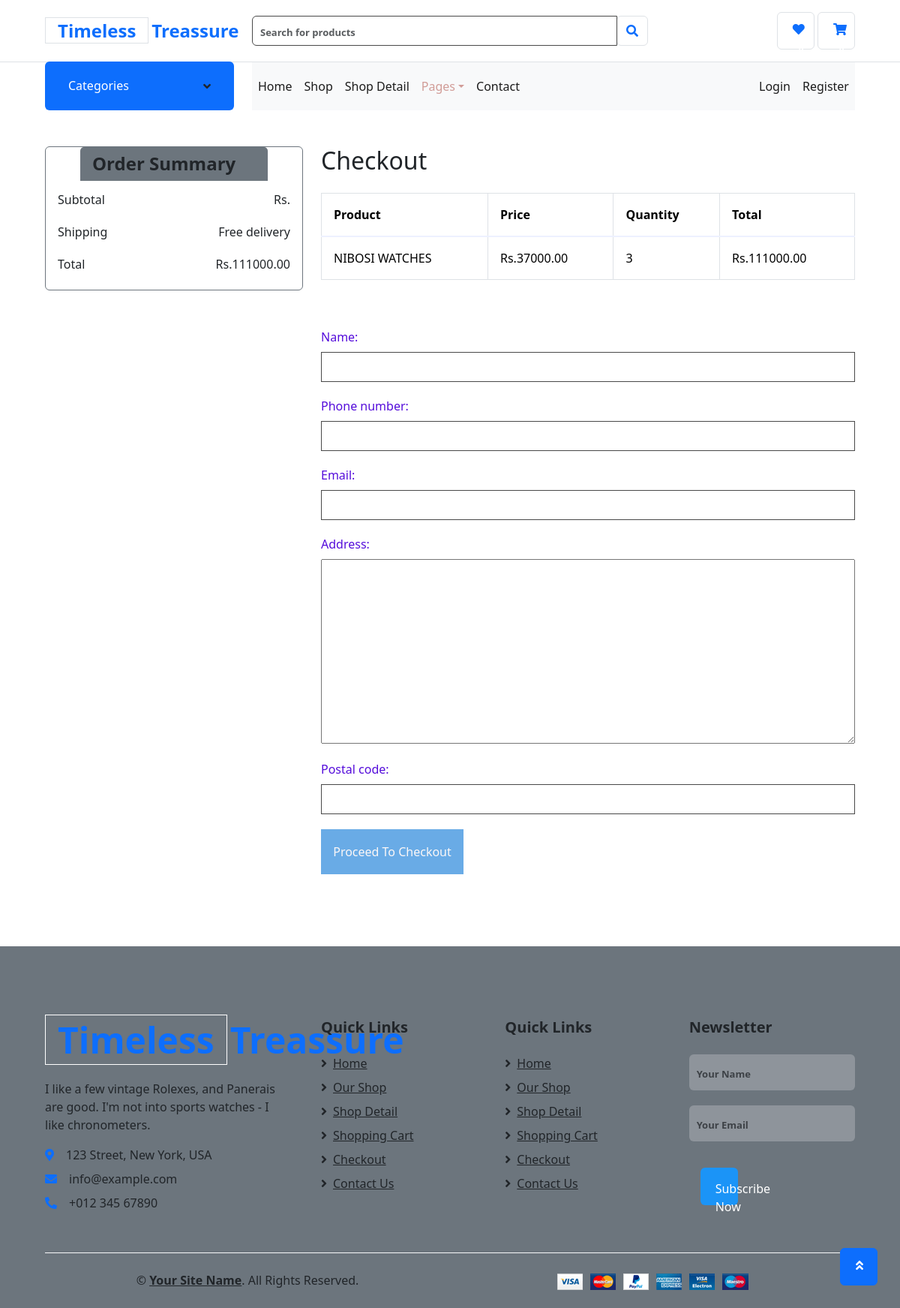
The page /checkout/ (signed in) on the database as committed earlier.
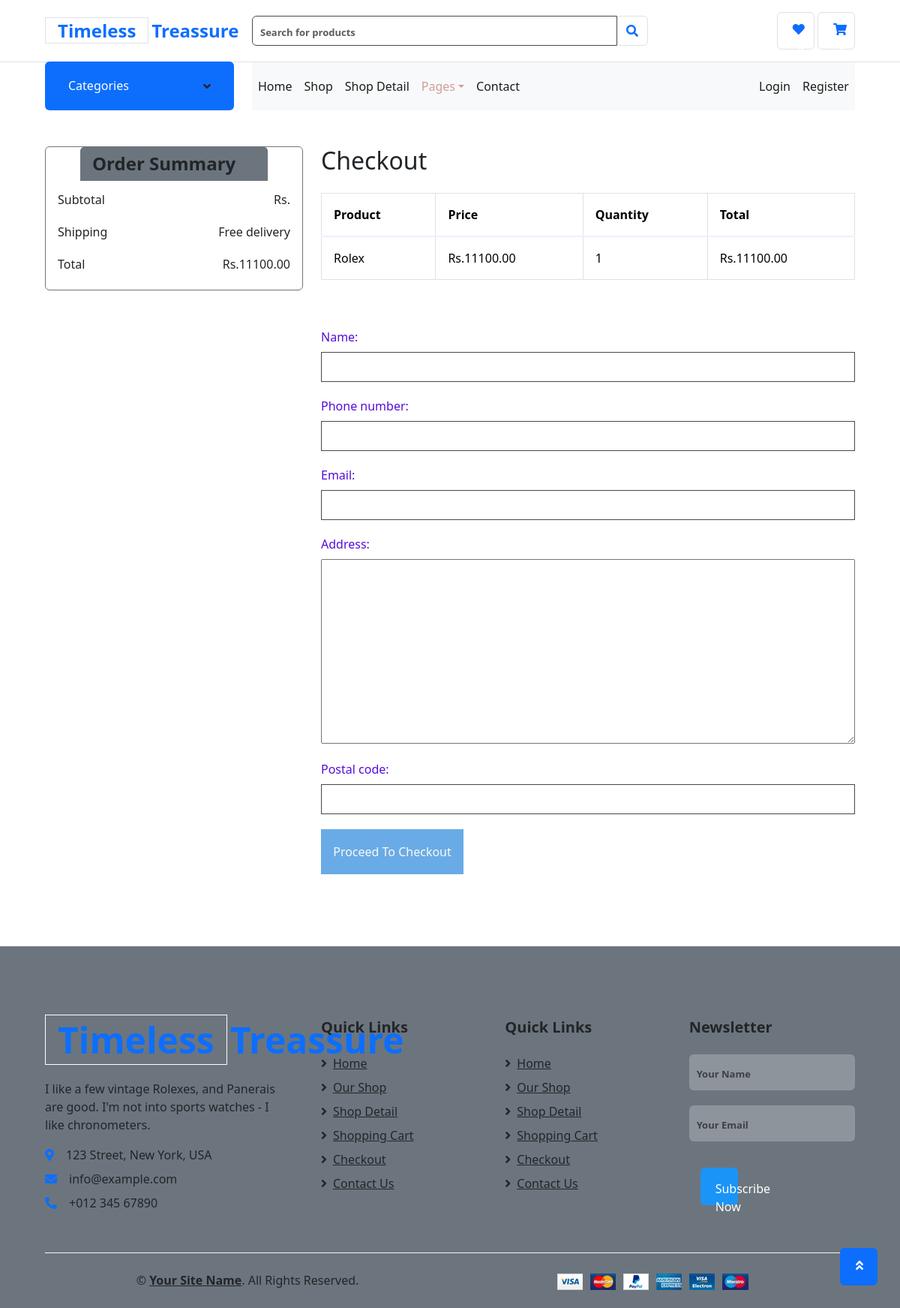
The same page on the database as committed later.
### app9/models.py (models this page shows, shortened)
class CartItem(models.Model):
    user = models.ForeignKey(User, on_delete=models.CASCADE)
    product = models.ForeignKey(Product, on_delete=models.CASCADE)
    quantity = models.PositiveIntegerField(default=1)
    def total(self):
        return self.product.price * self.quantity

class Product(models.Model):
    name = models.CharField(max_length=100)
    description = models.TextField()
    price = models.DecimalField(max_digits=10, decimal_places=2)
    image = models.ImageField(upload_to='products/')

### app9/views.py (the view)
# urls.py: path('checkout/',views.checkout,name='checkout'),
def checkout(request):
    if request.method == 'POST':
        form = BillingDetailsForm(request.POST)
        if form.is_valid():
            user = request.user
            billing_details, created = BillingDetails.objects.get_or_create(user=user)
            if not created:
                billing_details.name = form.cleaned_data['name']
                billing_details.phone_number = form.cleaned_data['phone_number']
                billing_details.email = form.cleaned_data['email']
                billing_details.address = form.cleaned_data['address']
                billing_details.postal_code = form.cleaned_data['postal_code']
                billing_details.save()
            cart_items = CartItem.objects.filter(user=user)
            total_price = sum(item.total() for item in cart_items)
            order = Order.objects.create(user=user, total_price=total_price)
            for cart_item in cart_items:
                OrderItem.objects.create(order=order, cart_item=cart_item, quantity=cart_item.quantity)
            cart_items.delete()  # Clear the cart after placing the order
            return redirect('order_confirmation', order_id=order.id)
    else:
        form = BillingDetailsForm()
    cart_items = CartItem.objects.filter(user=request.user)
    total_price = sum(item.total() for item in cart_items)
    return render(request, 'checkout.html', {'form': form, 'cart_items': cart_items, 'total_price': total_price})

### app9/forms.py
class BillingDetailsForm(forms.ModelForm):
    class Meta:
        model = BillingDetails
        fields = ['name', 'phone_number', 'email', 'address', 'postal_code']

### app9/templates/checkout.html (shortened to what the changed rows need)
{% load static %}
<!DOCTYPE html>
<html lang="en">
<head>
    <link href="https://cdnjs.cloudflare.com/ajax/libs/font-awesome/5.10.0/css/all.min.css" rel="stylesheet">
    <link href="{ % 'lib/owlcarousel/assets/owl.carousel.min.css %}'" rel="stylesheet">
    <link href="{% static 'style.css' %}" rel="stylesheet">
    <link href="https://cdn.jsdelivr.net/npm/bootstrap@5.3.3/dist/css/bootstrap.min.css" rel="stylesheet">
</head>
<body>
<div class="container-fluid pt-5">
    <div class="row px-xl-5">
        <div class="col-lg-4">
            <div class="card border-secondary mb-5">
                <div class="card-body">
                    <div class="d-flex justify-content-between">
                        <h6 class="font-weight-medium">Total</h6>
                        <h6 class="font-weight-medium">Rs.{{ total_price }}</h6>
                    </div>
                </div>
            </div>
        </div>
        <div class="col-lg-8">
            <h2 class="mb-4">Checkout</h2>
            <div class="table-responsive mb-5">
                <table class="table table-bordered">
                    <thead>
                        <tr>
                            <th>Product</th>
                            <th>Price</th>
                            <th>Quantity</th>
                            <th>Total</th>
                        </tr>
                    </thead>
                    <tbody>
                        {% for item in cart_items %}
                        <tr>
                            <td>{{ item.product.name }}</td>
                            <td>Rs.{{ item.product.price }}</td>
                            <td>{{ item.quantity }}</td>
                            <td>Rs.{{ item.total }}</td>
                        </tr>
                        {% endfor %}
                    </tbody>
                </table>
            </div>
        </div>
    </div>
</div>
    <div class="container-fluid bg-secondary text-dark mt-5 pt-5">
        <div class="row px-xl-5 pt-5">
            <div class="col-lg-4 col-md-12 mb-5 pr-3 pr-xl-5">
                <a href="" class="text-decoration-none">
                    <h1 class="mb-4 display-5 font-weight-semi-bold"><span class="text-primary font-weight-bold border border-white px-3 mr-1">Timeless</span>Treassure</h1>
                </a>
            </div>
        </div>
    </div>
</body>
</html>

Rows that differ between the two databases and show on the page:
removed CartItem: product.name "NIBOSI WATCHES", product.price "37000.00", quantity "3", total "111000.00"
added CartItem: product.name "Rolex", product.price "11100.00", quantity "1", total "11100.00"
Other text that changed with them:
{{ total_price }}: "111000.00" → "11100.00"
